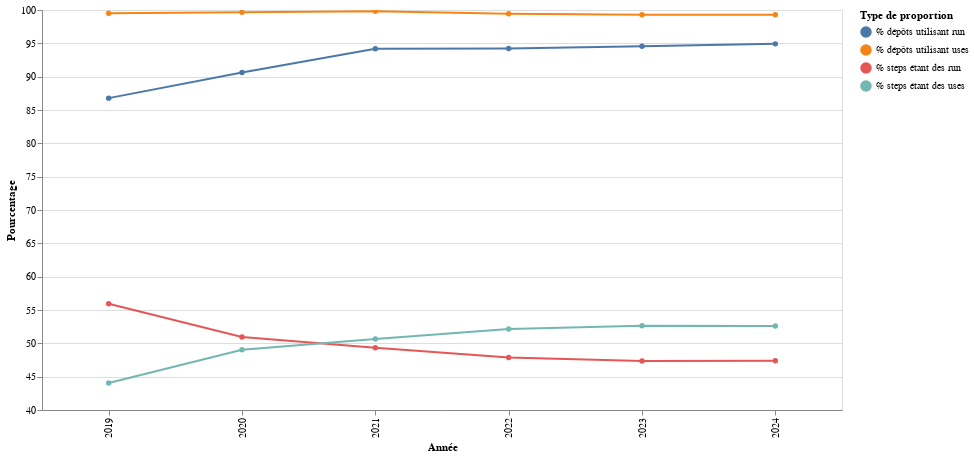

The notebook cell this image was saved under:
### Markdown cell above
### Draw line chart representing the evolution of the different proportion over the years

### Code cell
data = []

for year, steps_df in steps_dataframes:

    for _, row in steps_df.iterrows():
        data.append({
            'Year': year,
            '% steps étant des run' : row['run_proportion'],
            '% steps étant des uses': row['uses_proportion'],
            '% dépôts utilisant run' : row['repo_run'],
            '% dépôts utilisant uses': row['repo_uses'],
        })
prop_df = pd.DataFrame(data)

prop_long_df = prop_df.melt(
    id_vars='Year',
    value_vars=['% steps étant des run', '% steps étant des uses', '% dépôts utilisant run', '% dépôts utilisant uses'],
    var_name='ProportionType',
    value_name='Percentage'
)

chart = alt.Chart(prop_long_df).mark_line(point=True).encode(
    x=alt.X('Year:O', title="Année"),
    y=alt.Y('Percentage:Q', title="Pourcentage", scale=alt.Scale(domain=[40,100])),
    color=alt.Color('ProportionType', title="Type de proportion"),
).properties(
    width=800,
    height=400
).interactive()

chart.show()
chart.save("../out/charts/steps_prop.png")

### Figure 1 — Vega-Lite specification as saved in the notebook (floating-point values rounded to 4 significant figures)
{"config": {"view": {"continuousWidth": 300, "continuousHeight": 300}}, "data": {"name": "data-b4edfbef1b6d67b9ac4b6934cdce1ce8"}, "mark": {"type": "line", "point": true}, "encoding": {"color": {"field": "ProportionType", "title": "Type de proportion", "type": "nominal"}, "x": {"field": "Year", "title": "Année", "type": "ordinal"}, "y": {"field": "Percentage", "scale": {"domain": [40, 100]}, "title": "Pourcentage", "type": "quantitative"}}, "height": 400, "params": [{"name": "param_8", "select": {"type": "interval", "encodings": ["x", "y"]}, "bind": "scales"}], "width": 800, "$schema": "https://vega.github.io/schema/vega-lite/v5.20.1.json", "datasets": {"data-b4edfbef1b6d67b9ac4b6934cdce1ce8": [{"Year": 2019, "ProportionType": "% steps étant des run", "Percentage": 55.94}, {"Year": 2020, "ProportionType": "% steps étant des run", "Percentage": 50.95}, {"Year": 2021, "ProportionType": "% steps étant des run", "Percentage": 49.34}, {"Year": 2022, "ProportionType": "% steps étant des run", "Percentage": 47.86}, {"Year": 2023, "ProportionType": "% steps étant des run", "Percentage": 47.36}, {"Year": 2024, "ProportionType": "% steps étant des run", "Percentage": 47.38}, {"Year": 2019, "ProportionType": "% steps étant des uses", "Percentage": 44.05}, {"Year": 2020, "ProportionType": "% steps étant des uses", "Percentage": 49.04}, {"Year": 2021, "ProportionType": "% steps étant des uses", "Percentage": 50.65}, {"Year": 2022, "ProportionType": "% steps étant des uses", "Percentage": 52.14}, {"Year": 2023, "ProportionType": "% steps étant des uses", "Percentage": 52.64}, {"Year": 2024, "ProportionType": "% steps étant des uses", "Percentage": 52.61}, {"Year": 2019, "ProportionType": "% dépôts utilisant run", "Percentage": 86.78}, {"Year": 2020, "ProportionType": "% dépôts utilisant run", "Percentage": 90.62}, {"Year": 2021, "ProportionType": "% dépôts utilisant run", "Percentage": 94.2}, {"Year": 2022, "ProportionType": "% dépôts utilisant run", "Percentage": 94.24}, {"Year": 2023, "ProportionType": "% dépôts utilisant run", "Percentage": 94.55}, {"Year": 2024, "ProportionType": "% dépôts utilisant run", "Percentage": 94.92}, {"Year": 2019, "ProportionType": "% dépôts utilisant uses", "Percentage": 99.52}, {"Year": 2020, "ProportionType": "% dépôts utilisant uses", "Percentage": 99.65}, {"Year": 2021, "ProportionType": "% dépôts utilisant uses", "Percentage": 99.82}, {"Year": 2022, "ProportionType": "% dépôts utilisant uses", "Percentage": 99.44}, {"Year": 2023, "ProportionType": "% dépôts utilisant uses", "Percentage": 99.29}, {"Year": 2024, "ProportionType": "% dépôts utilisant uses", "Percentage": 99.28}]}}
